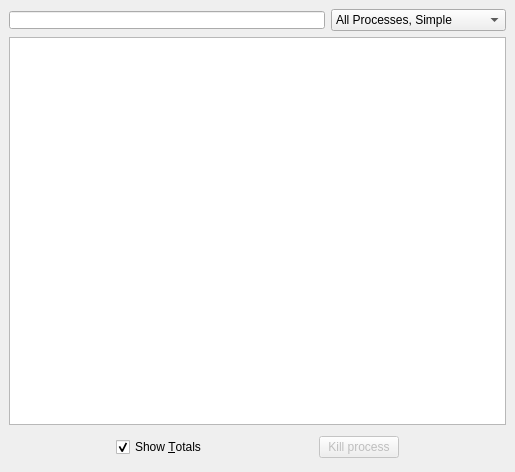
<ui version="4.0" >
 <class>ProcessWidget</class>
 <widget class="QWidget" name="ProcessWidget" >
  <property name="geometry" >
   <rect>
    <x>0</x>
    <y>0</y>
    <width>515</width>
    <height>472</height>
   </rect>
  </property>
  <property name="windowTitle" >
   <string>Form</string>
  </property>
  <layout class="QVBoxLayout" >
   <property name="margin" >
    <number>9</number>
   </property>
   <property name="spacing" >
    <number>6</number>
   </property>
   <item>
    <layout class="QHBoxLayout" >
     <property name="margin" >
      <number>0</number>
     </property>
     <property name="spacing" >
      <number>6</number>
     </property>
     <item>
      <widget class="KLineEdit" name="txtFilter" >
       <property name="styleSheet" >
        <string>QLineEdit { padding-right:32; }</string>
       </property>
       <property name="urlDropsEnabled" >
        <bool>false</bool>
       </property>
       <property name="clickMessage" >
        <string>Quick search</string>
       </property>
       <property name="showClearButton" stdset="0" >
        <bool>true</bool>
       </property>
      </widget>
     </item>
     <item>
      <widget class="QComboBox" name="cmbFilter" >
       <property name="sizePolicy" >
        <sizepolicy>
         <hsizetype>0</hsizetype>
         <vsizetype>0</vsizetype>
         <horstretch>0</horstretch>
         <verstretch>0</verstretch>
        </sizepolicy>
       </property>
       <property name="sizeAdjustPolicy" >
        <enum>QComboBox::AdjustToContents</enum>
       </property>
       <item>
        <property name="text" >
         <string>All Processes, Simple</string>
        </property>
       </item>
       <item>
        <property name="text" >
         <string>All Processes, Hierarchical</string>
        </property>
       </item>
       <item>
        <property name="text" >
         <string>System Processes</string>
        </property>
       </item>
       <item>
        <property name="text" >
         <string>User Processes</string>
        </property>
       </item>
       <item>
        <property name="text" >
         <string>Own Processes</string>
        </property>
       </item>
      </widget>
     </item>
    </layout>
   </item>
   <item>
    <widget class="QTreeView" name="treeView" >
     <property name="editTriggers" >
      <set>QAbstractItemView::NoEditTriggers</set>
     </property>
     <property name="alternatingRowColors" >
      <bool>true</bool>
     </property>
     <property name="selectionMode" >
      <enum>QAbstractItemView::SingleSelection</enum>
     </property>
     <property name="selectionBehavior" >
      <enum>QAbstractItemView::SelectRows</enum>
     </property>
     <property name="rootIsDecorated" >
      <bool>true</bool>
     </property>
     <property name="uniformRowHeights" >
      <bool>true</bool>
     </property>
     <property name="itemsExpandable" >
      <bool>true</bool>
     </property>
     <property name="sortingEnabled" >
      <bool>true</bool>
     </property>
     <property name="animated" >
      <bool>true</bool>
     </property>
     <property name="allColumnsShowFocus" >
      <bool>true</bool>
     </property>
    </widget>
   </item>
   <item>
    <layout class="QHBoxLayout" >
     <property name="margin" >
      <number>0</number>
     </property>
     <property name="spacing" >
      <number>6</number>
     </property>
     <item>
      <spacer>
       <property name="orientation" >
        <enum>Qt::Horizontal</enum>
       </property>
       <property name="sizeHint" >
        <size>
         <width>51</width>
         <height>32</height>
        </size>
       </property>
      </spacer>
     </item>
     <item>
      <widget class="QCheckBox" name="chkShowTotals" >
       <property name="whatsThis" >
        <string>If this is checked then a process (a program) will show the CPU usage of itself added to the CPU usage of all its children</string>
       </property>
       <property name="text" >
        <string>Show &amp;Totals</string>
       </property>
       <property name="checked" >
        <bool>true</bool>
       </property>
      </widget>
     </item>
     <item>
      <spacer>
       <property name="orientation" >
        <enum>Qt::Horizontal</enum>
       </property>
       <property name="sizeHint" >
        <size>
         <width>51</width>
         <height>32</height>
        </size>
       </property>
      </spacer>
     </item>
     <item>
      <widget class="QPushButton" name="btnKillProcess" >
       <property name="enabled" >
        <bool>false</bool>
       </property>
       <property name="sizePolicy" >
        <sizepolicy>
         <hsizetype>0</hsizetype>
         <vsizetype>0</vsizetype>
         <horstretch>0</horstretch>
         <verstretch>0</verstretch>
        </sizepolicy>
       </property>
       <property name="text" >
        <string>Kill process</string>
       </property>
      </widget>
     </item>
     <item>
      <spacer>
       <property name="orientation" >
        <enum>Qt::Horizontal</enum>
       </property>
       <property name="sizeHint" >
        <size>
         <width>81</width>
         <height>32</height>
        </size>
       </property>
      </spacer>
     </item>
    </layout>
   </item>
  </layout>
 </widget>
 <customwidgets>
  <customwidget>
   <class>KLineEdit</class>
   <extends>QLineEdit</extends>
   <header>klineedit.h</header>
  </customwidget>
 </customwidgets>
 <resources/>
 <connections/>
</ui>
